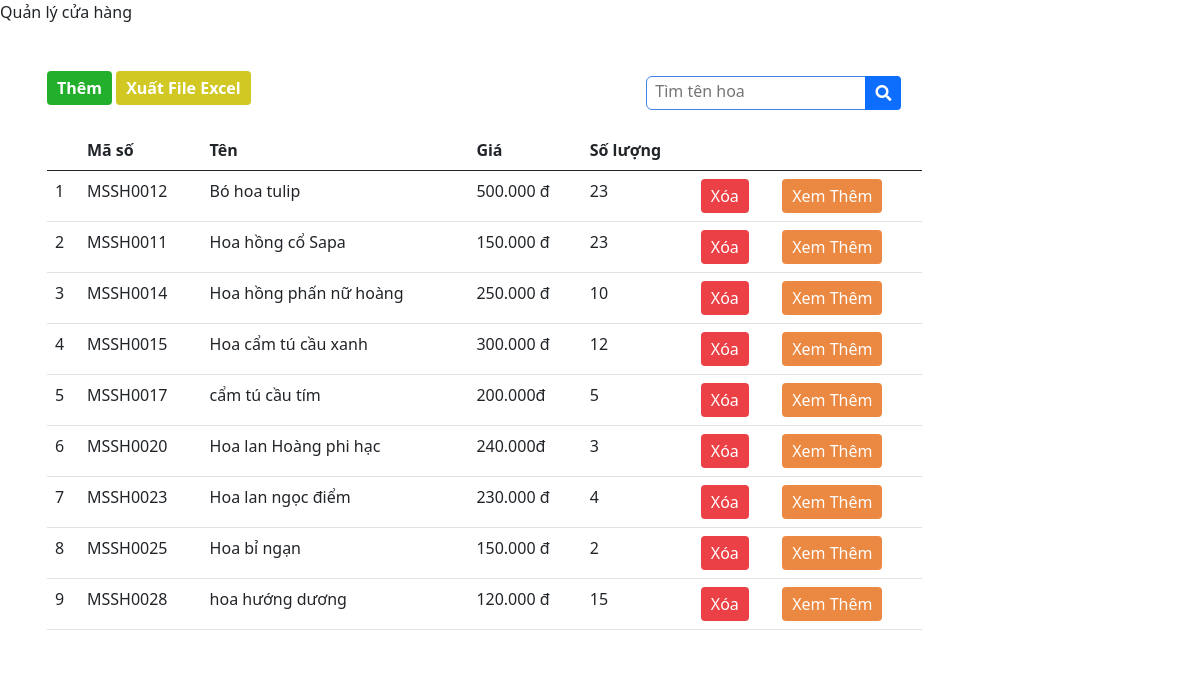
The page /myhome/home (signed in) on the database as committed earlier.
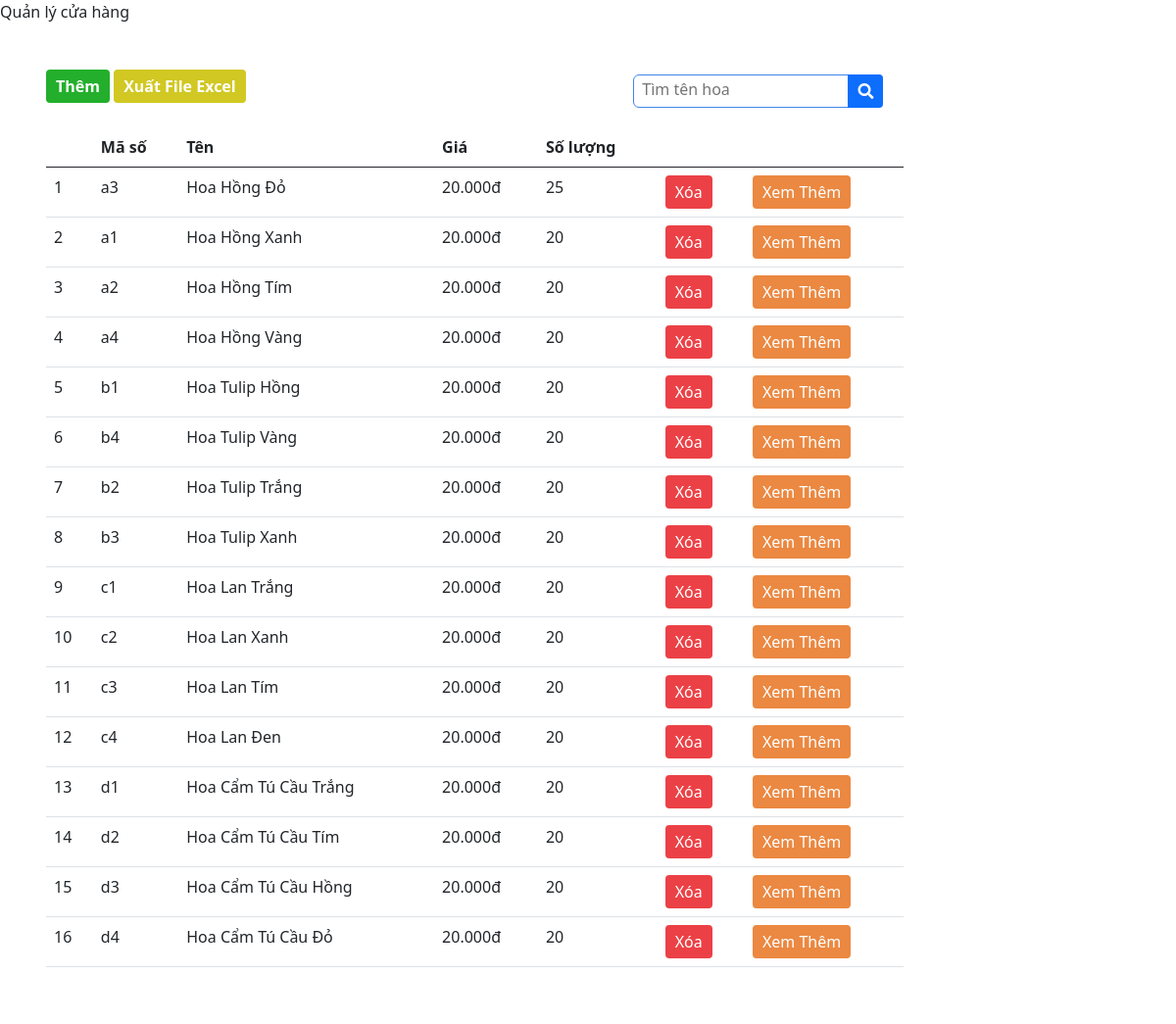
The same page on the database as committed later.
### myhome/models.py (models this page shows)
class flowers (models.Model):
    ms = models.CharField(max_length=100)
    name= models.TextField()
    price = models.TextField()
    image = models.ImageField(null=True)
    description = models.TextField()
    number = models.TextField()

### myhome/views.py (the view)
# urls.py: path('/home',views.list_flowers),
def list_flowers (request):
    Data1 ={'flowers':flowers.objects.all()}
    return render (request,'pages/flowers.html',Data1)

### myhome/templates/pages/flowers.html (shortened to what this page needs)
{% extends "pages/home.html" %}
{% block title %}Quản lý cửa hàng{% endblock %}
{% block content %}
{% if user.is_authenticated %}
<div class="MuiBoxItemBody">
    <div class="MuiBoxItem_Left MuiBoxStudent">
        <div class="MuiBox_Button">
            <div class="row">
                <div class="col-8">
                    <a href="/myhome/flowers/create" class="btnCreate btn">
                        Thêm
                    </a>
                    <button class="btnExcel btn">
                        Xuất File Excel
                    </button>
                </div>
                <div class="search col-4 justify-content-end">
                    <input type="text" id="txtSearch" class="search_input" placeholder="Tìm tên hoa">
                    <button type="button" class="btn btnSearch btn-primary" id="search"><i
                            class="fas fa-search"></i></button>
                </div>
            </div>
        </div>
        <div class="MuiBox">
            <div class="col-12">
                <table class="table" id="table2excel">
                    <thead>
                        <tr class="table-title">
                            <th></th>
                            <th>Mã số</th>
                            <th>Tên</th>
                            <th>Giá</th>
                            <th>Số lượng</th>
                            <th></th>
                            <th></th>
                        </tr>
                    </thead>
                    <tbody id="tbodyGiangVien">
                        {% for flower in flowers %}
                        <tr>
                            <td class="demo-item">{{forloop.counter}}</td>
                            <td class="demo-item">{{flower.ms}}</td>
                            <td class="demo-item">{{flower.name}}</td>
                            <td class="demo-item">{{flower.price}}</td>
                            <td class="demo-item">{{flower.number}}</td>
                            <td>
                                <a href="{% url 'delete_item' flower.id %}" class=" btn btnDelete">Xóa</a>
                            </td>
                            <td><a href="flowers/{{flower.id}}"  class=" btn btnRevision">Xem Thêm</a></td>
                        </tr>
                        {% endfor %}
                    </tbody>
                </table>
            </div>
        </div>
    </div>
</div>
{% else %}
<div class="MuiBoxItemBody">
    <p style="background-color: rgb(255, 21, 0); width: 100%; padding: 5px 10px; color: #fff; font-weight: 600;">
        Hãy đăng nhập tài khoản của bạn để có thể dễ dàng quản lý
    </p>
</div>
{% endif %}
{% endblock %}

### myhome/templates/pages/home.html (shortened to what this page needs)
{% extends "pages/base.html" %}

### myhome/templates/pages/base.html (shortened to what this page needs)
<!DOCTYPE html>
<html lang="en">
<html lang="en">
<head>
    <link rel="stylesheet" href="https://cdnjs.cloudflare.com/ajax/libs/font-awesome/5.15.4/css/all.min.css" />
    <link href="https://cdn.jsdelivr.net/npm/bootstrap@5.0.2/dist/css/bootstrap.min.css" rel="stylesheet"
>
</head>
<body>
    {% block title %}{% endblock %}
    {% block content %}{% endblock %}
</body>
</html>

### myhome/templates/pages/home.html (style rules this page uses)
* { margin: 0; padding: 0; }
.MuiBoxItemBody { margin: 32px 32px 96px; display: flex; width: 90%; padding: 15px 15px; border-radius: 6px; background: #fff; }
.MuiBoxItem_Left { width: 83.3333%; }
.MuiBox { display: flex; justify-content: right; }
.table { margin: 15px 0; }
.btn { padding: 5px 10px; border: 0; }
.btnCreate { background: #23af2c; color: #fff; font-weight: 600; }
.btnExcel { background: #d1c823; color: #fff; font-weight: 600; }
.btnDelete { background: #eb4146; color: #fff; }
.btnRevision { background: #eb8841; color: #fff; }
.search { margin: 5px 0; }
.search_input { width: 220px; padding: 2px 4px 6px 8px; border-top-left-radius: 6px; border-bottom-left-radius: 6px; border: 1px solid #4185eb; }
.btnSearch { margin-left: -5px; border-top-left-radius: 0px; border-bottom-left-radius: 0px; }

### myhome/templates/pages/flowers.html (style rules this page uses)
button i { display: flex; }

Rows that differ between the two databases and show on the page:
removed flowers: ms "MSSH0015", name "Hoa cẩm tú cầu xanh", price "300.000 đ", number "12"
removed flowers: ms "MSSH0017", name "cẩm tú cầu tím", price "200.000đ", number "5"
removed flowers: ms "MSSH0020", name "Hoa lan Hoàng phi hạc", price "240.000đ", number "3"
removed flowers: ms "MSSH0023", name "Hoa lan ngọc điểm", price "230.000 đ", number "4"
removed flowers: ms "MSSH0025", name "Hoa bỉ ngạn", price "150.000 đ", number "2"
removed flowers: ms "MSSH0028", name "hoa hướng dương", price "120.000 đ", number "15"
added flowers: ms "a3", name "Hoa Hồng Đỏ", price "20.000đ", number "25"
added flowers: ms "a1", name "Hoa Hồng Xanh", price "20.000đ", number "20"
added flowers: ms "a2", name "Hoa Hồng Tím", price "20.000đ", number "20"
added flowers: ms "a4", name "Hoa Hồng Vàng", price "20.000đ", number "20"
added flowers: ms "b1", name "Hoa Tulip Hồng", price "20.000đ", number "20"
added flowers: ms "b4", name "Hoa Tulip Vàng", price "20.000đ", number "20"
added flowers: ms "b2", name "Hoa Tulip Trắng", price "20.000đ", number "20"
added flowers: ms "b3", name "Hoa Tulip Xanh", price "20.000đ", number "20"
added flowers: ms "c1", name "Hoa Lan Trắng", price "20.000đ", number "20"
added flowers: ms "c2", name "Hoa Lan Xanh", price "20.000đ", number "20"
added flowers: ms "c3", name "Hoa Lan Tím", price "20.000đ", number "20"
added flowers: ms "c4", name "Hoa Lan Đen", price "20.000đ", number "20"
added flowers: ms "d1", name "Hoa Cẩm Tú Cầu Trắng", price "20.000đ", number "20"
changed flowers: ms "MSSH0012" → "d2"; name "Bó hoa tulip" → "Hoa Cẩm Tú Cầu Tím"; price "500.000 đ" → "20.000đ"; number "23" → "20"
changed flowers: ms "MSSH0011" → "d3"; name "Hoa hồng cổ Sapa" → "Hoa Cẩm Tú Cầu Hồng"; price "150.000 đ" → "20.000đ"; number "23" → "20"
changed flowers: ms "MSSH0014" → "d4"; name "Hoa hồng phấn nữ hoàng" → "Hoa Cẩm Tú Cầu Đỏ"; price "250.000 đ" → "20.000đ"; number "10" → "20"
